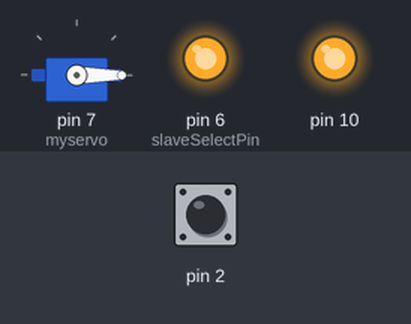
Bench run of a sketch on a simulated Arduino Uno, built with avr-gcc and run on an emulated ATmega328P. On the bench: servo, output pins drawn as LEDs (lit = HIGH). Inputs (shaded band) come from the test bench; at power-on: pin 2 HIGH. What the sketch prints to the serial monitor is not drawn.

Above: at 0.1 s.
At 0.6 s:
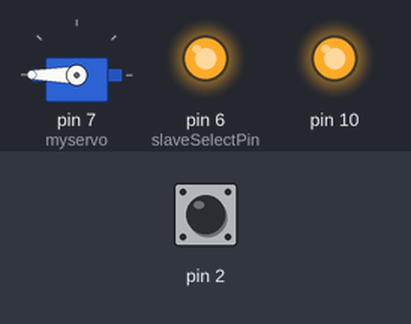
Timing chart, 0 to 2.1 s (numbered marks = the images above):
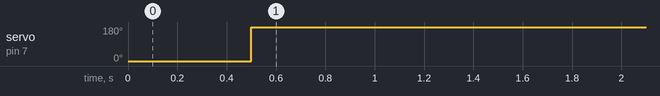

Measured:
- by itself, servo on pin 7 (myservo): 0° → 180° at 0.50 s

The sketch:

hemolysis.ino
```cpp
#include <SPI.h>
#include <Servo.h>

Servo myservo;  // create servo object to control a servo

int start = 0, period, pressure;
const int slaveSelectPin = 6;    // set pin 10 as the slave select for the digital pot:

void setup () {

  pinMode (slaveSelectPin, OUTPUT);   // set the slaveSelectPin as an output:
  // initialize SPI:
  // SPI.setBitOrder (MSBFIRST);
  // SPI.setDataMode (SPI_MODE0);
  SPI.setClockDivider (SPI_CLOCK_DIV2); //check to see if this is necessary
  SPI.begin ();

  myservo.attach (7);  // attaches the servo on pin 9 to the servo object
  digitalPotWrite (3, 125);
  myservo.write (0);
  delay (500);
  myservo.write(180);
//  myservo.detach ();

  attachInterrupt (0, computeFrequency, FALLING);

  Serial.begin(9600);      // open the serial port at 9600 bps:
}

// the loop routine runs over and over again forever:
void loop () {
  // go through the four channels of the digital pot:
  for (int channel = 0; channel < 1; channel++) {

    //    myservo.write(180);              // tell servo to go to position in variable 'pos'
    //    delay(3000);
    //    myservo.write(0);              // tell servo to go to position in variable 'pos'

    // change the resistance on this channel from min to max:
    //    for (int level = 0; level < 256; level++) {
    //      digitalPotWrite(channel, level);
    //    delay(1);
    //    }

    for (int level = 125; level < 256; level += 10) {
      digitalPotWrite (3, 100);
      Serial.print ("************* New level of ");
      Serial.println (level);
      for (int i = 0; i < 20; i++) {
        Serial.println (period);
        period = -1;
        delay (1);

//        pressure = analogRead (A0);    // read the input pin
//        Serial.print ("Pressure: ");
//        Serial.println (pressure);             // debug value

      }
    }
    //   myservo.write(180);              // tell servo to go to position in variable 'pos'
    //   delay(1000);
    //  myservo.write(0);              // tell servo to go to position in variable 'pos'
    //  delay(1000);

    // change the resistance on this channel from max to min:
    //    for (int level = 0; level < 256; level++) {
    //      digitalPotWrite(channel, 255 - level);
    //   delay(1);
    //    }
  }

}

void digitalPotWrite (int address, int value) {
  // take the SS pin low to select the chip:
  digitalWrite(slaveSelectPin,LOW);
  //  send in the address and value via SPI:
  SPI.transfer(address);
  SPI.transfer(value);
  // take the SS pin high to de-select the chip:
  digitalWrite(slaveSelectPin,HIGH);
}

void computeFrequency () {
  period = micros () - start;
  start = micros ();
}
```
